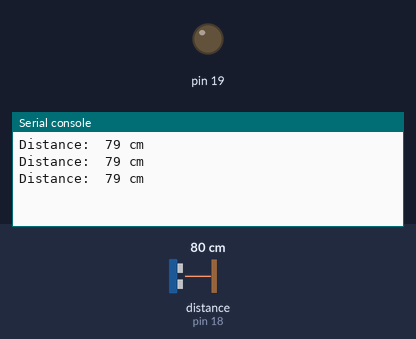
A program run on a simulated MicroPython board. Shown: output pins drawn as LEDs (lit = HIGH), the last lines printed to the serial console. The inputs (shaded band) are chosen by the test bench; at power-on: distance to the obstacle (sensor on pin 18) 80 cm. Library files of the repository ran but are not shown: hcsr04.py; pins used as bus, display or sensor lines are not drawn.

Above: at 3.2 s.
3.3 s: distance to the obstacle (sensor on pin 18) set to 2 cm
At 3.9 s:
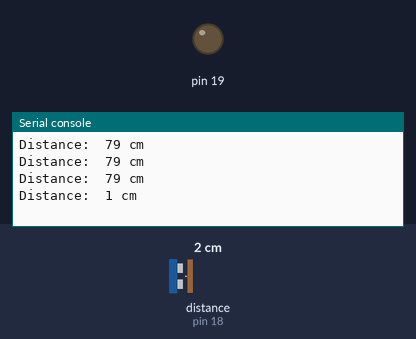
4.8 s: distance to the obstacle (sensor on pin 18) set to 4 cm
At 5.4 s:
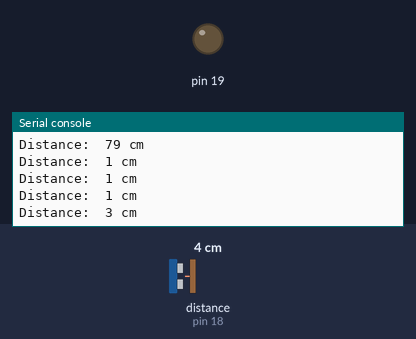
Timing chart, 0 to 7.8 s (numbered marks = the images above; inputs shaded):
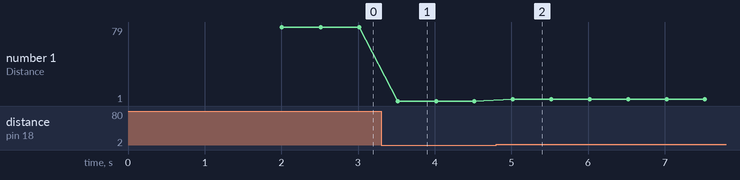

Measured:
- after the input at 3.3 s, the serial console: prints a new line after 0.22 s (image 1)
- after the input at 4.8 s, the serial console: prints a new line after 0.22 s (image 2)
- plotted number 1: 79 → 1 after the input at 3.3 s, 1 → 3 after the input at 4.8 s

The program:

Ultrasonic_Ranging.py
```python
from hcsr04 import HCSR04
import time

SR = HCSR04(19, 18)

time.sleep_ms(2000)
try:
    while True:
        print('Distance: ',SR.distanceCM(),'cm')
        #get Distance function: distanceCM(), distanceMM(), distanceM()
        time.sleep_ms(500)
except:
    pass
```
